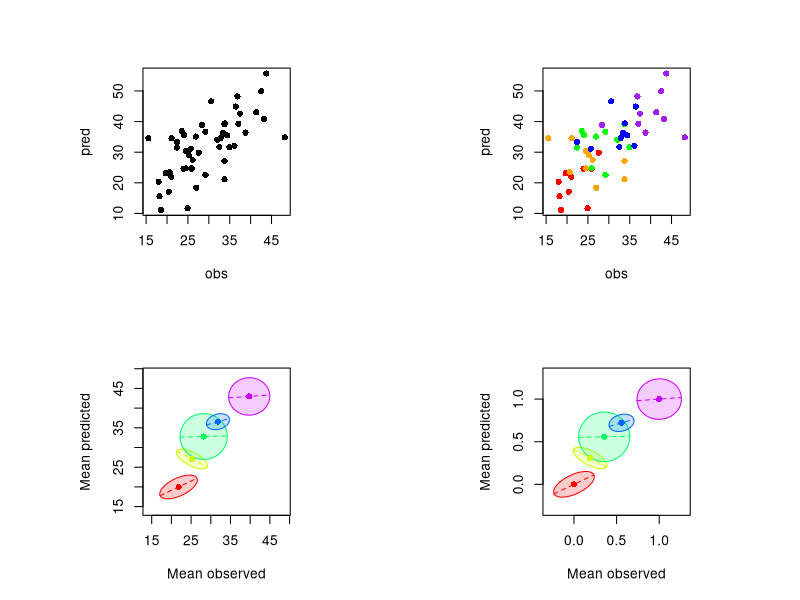

Here is the R script that generated this plot:

#### Plotrix ####

# This implementation of cigar plots makes use of the plotrix package to draw ellipses
# https://cran.r-project.org/web/packages/plotrix/index.html

#install.packages("plotrix")
library(plotrix)

#### FUNCTIONS ####

cigar_plot.calc_metrics <- function(obs, pred, group_IDs, perf_method = "spearman", spread_method = "IQR"){
  
  groups.uniq <- unique(group_IDs)
  
  obs_list <- list()
  pred_list <- list()
  for(i in 1:length(groups.uniq)){
    group <- groups.uniq[i]
    group.ind <- which(group_IDs == group)
    
    obs.group <- obs[group.ind]
    pred.group <- pred[group.ind]
    
    obs_list[[i]] <- obs.group
    pred_list[[i]] <- pred.group
    
    names(obs_list)[i] <- group
    names(pred_list)[i] <- group
  }
  
  
  obs_mean <- unlist(lapply(X = obs_list, FUN = mean))
  pred_mean <- unlist(lapply(X = pred_list, FUN = mean))
  
  if(perf_method == "spearman"){
    performances <- sapply(X = 1:length(obs_list), FUN = function(i) cor( obs_list[[i]], pred_list[[i]], method = "spearman" ) )
  }else if(perf_method == "pearson"){
    performances <- sapply(X = 1:length(obs_list), FUN = function(i) cor( obs_list[[i]], pred_list[[i]], method = "pearson" ) )
  }else{
    print( paste("WARNING! Performance method not recognized:", perf_method) )
  }
  
  if(spread_method == "IQR"){
    spread <- unlist(lapply(X = obs_list, FUN = IQR))
  }else if(spread_method == "var"){
    spread <- unlist(lapply(X = obs_list, FUN = var))
  }else if(spread_method == "sd"){
    spread <- unlist(lapply(X = obs_list, FUN = sd))
  }else{
    print( paste("WARNING! Spread method not recognized:", spread_method) )
  }
  
  spread <- (spread - min(spread)) / (max(spread) - min(spread))
  
  return( list( obs_mean = obs_mean, pred_mean = pred_mean, performances = performances, spread = spread ) )
}



make_transparent_color <- function(color_name, alpha){
  col.rgb <- col2rgb(color_name)
  col.rgb2 <- col.rgb/255
  col.transparent <- rgb( col.rgb2[1], col.rgb2[2], col.rgb2[3], alpha = alpha )
  return(col.transparent)
}



cigar_plot <- function(obs_mean, pred_mean, performances,
                       spread = NULL, base_spread = 1,
                       scale_means = FALSE, plot_limits = NULL, 
                       colors = rainbow( length(obs_mean) ), color_alpha = 0.2, 
                       main_title = NA, xlab = "Mean observed", ylab = "Mean predicted"){
  
  library(plotrix)
  
  max_angle = 45
  pch = 16
  cex = 1
  lty = "dashed"
  
  #### Prep plot features ####
  
  # scale means
  
  if(scale_means){
    obs_mean <- (obs_mean - min(obs_mean)) / (max(obs_mean) - min(obs_mean))
    pred_mean <- (pred_mean - min(pred_mean)) / (max(pred_mean) - min(pred_mean))
  }
  
  # transparent colors
  
  colors_t <- sapply(X = colors, FUN = function(x) make_transparent_color(color_name = x, alpha = color_alpha) )
  
  # spread
  if(length(spread) == 0){
    spread <- rep(0, length(obs_mean))
  }
  
  spread_a <- sapply( X = spread, FUN = function(x) base_spread + (base_spread * x) )
  spread_b <- sapply( X = 1:length(obs_mean), FUN = function(i) spread_a[i] - (spread_a[i] * abs(performances)[i]) )
  
  # angles
  angles.deg <- max_angle * performances
  ellipse_fx <- function(i) draw.ellipse(x = obs_mean[i], y = pred_mean[i],
                                         a = spread_a[i], b = spread_b[i], angle = angles.deg[i],
                                         border = colors[i], col = colors_t[i] )
  
  # segments
  
  angles.rad <- angles.deg * (pi / 180)
  
  hypot <- spread_a
  opp <- sin(angles.rad) * hypot
  adj <- cos(angles.rad) * hypot
  
  segments.x0 <- obs_mean - adj
  segments.x1 <- obs_mean + adj
  
  segments.y0 <- pred_mean - opp
  segments.y1 <- pred_mean + opp
  
  segments_fx <- function(i) segments(x0 = segments.x0[i], y0 = segments.y0[i],
                                      x1 = segments.x1[i], y1 = segments.y1[i],
                                      col = colors[i], lty = lty)
  
  # limits
  
  if(length(plot_limits) == 0){
    endpoints <- c( obs_mean+max(spread_a), obs_mean-max(spread_a), 
                    pred_mean+max(spread_b), pred_mean-max(spread_b),
                    segments.x0, segments.x1, segments.y0, segments.y1 )
    plot_limits <- c( min(endpoints), max(endpoints) )
  }
  
  #### Generate plot ####
  
  plot(1, type = 'n', xlim = plot_limits, ylim = plot_limits, xlab = xlab, ylab = ylab, main = main_title)
  
  invisible(sapply(X = 1:length(obs_mean), FUN = ellipse_fx ))
  invisible(sapply(X = 1:length(obs_mean), FUN = segments_fx))
  points( x = obs_mean, y = pred_mean, col = colors, pch = pch, cex = cex )
  
}


#### EXAMPLE CODE ####

# Setting up 5 example groups: a - e
n_a <- 10
n_b <- 10
n_c <- 10
n_d <- 10
n_e <- 10

obs <- c( rnorm(n = n_a, mean = 20, sd = 5),
          rnorm(n = n_b, mean = 25, sd = 5),
          rnorm(n = n_c, mean = 30, sd = 5),
          rnorm(n = n_d, mean = 35, sd = 5),
          rnorm(n = n_e, mean = 40, sd = 5) )
pred <- c( rnorm(n = n_a, mean = 20, sd = 5),
          rnorm(n = n_b, mean = 25, sd = 5),
          rnorm(n = n_c, mean = 30, sd = 5),
          rnorm(n = n_d, mean = 35, sd = 5),
          rnorm(n = n_e, mean = 40, sd = 5) )
group_IDs <- c( rep("a", n_a), rep("b", n_b), rep("c", n_c), rep("d", n_d), rep("e", n_e) ) 

example_metrics <- cigar_plot.calc_metrics( obs = obs, pred = pred, group_IDs = group_IDs, perf_method = "spearman", spread_method = "IQR" )

example_metrics

cor( x = obs, y = pred, method = "spearman" )
max(example_metrics$performances)
mean(example_metrics$performances)

par(mfrow = c(2, 2), pty = "s")
plot( x = obs, y = pred, pch = 16 )
plot( x = obs, y = pred, pch = 16, col = c( rep("red", n_a), rep("orange", n_b), rep("green", n_c), rep("blue", n_d), rep("purple", n_e) ) )
cigar_plot( obs_mean = example_metrics$obs_mean, pred_mean = example_metrics$pred_mean,
            performances = example_metrics$performances, spread = example_metrics$spread, base_spread = 3, scale_means = F )
cigar_plot( obs_mean = example_metrics$obs_mean, pred_mean = example_metrics$pred_mean,
            performances = example_metrics$performances, spread = example_metrics$spread, base_spread = 0.15, scale_means = T )
